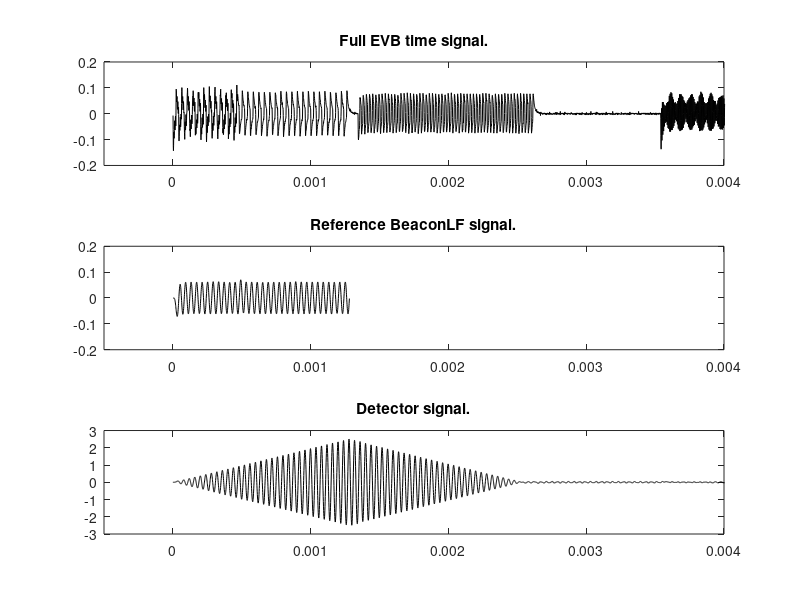
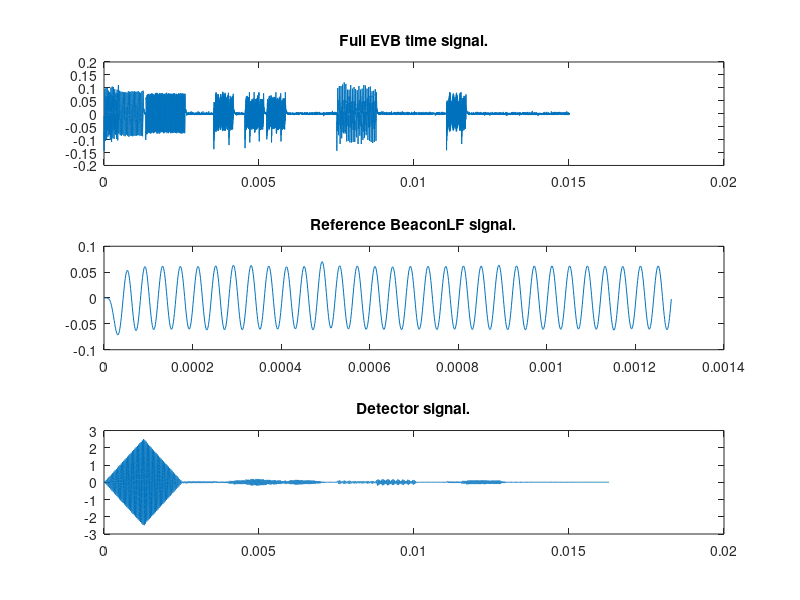

Write MATLAB code to recreate these figures, in order.
%mducng/SoC/D2/G2touch
%%%%%%%%%%%%%%%%%%%%%%%%%%%%%%%%%%%%%%%%%%%%%%%%%%%%%%%%%%%%%%%%%%%%%%%%%%%
clc;
clear;
close all;
%%%%%%%%%%%%%%%%%%%%%%%%%%%%%%%%%%%%%%%%%%%%%%%%%%%%%%%%%%%%%%%%%%%%%%%%%%%
% filter lowpass design
Fs                      = 1000000;                     % sampling frequency (Hz)
wc                      = 30000;                       % Cutoff frequency
n                       = 6;                           % filter order = 2*n = 12
w1                      = (2*wc)/Fs;
[b, a]                  = butter(n,w1);
%%%%%%%%%%%%%%%%%%%%%%%%%%%%%%%%%%%%%%%%%%%%%%%%%%%%%%%%%%%%%%%%%%%%%%%%%%%
% load txt file
load EVB1M.txt;
dataraw                 = EVB1M;
temp                    = size(dataraw);
length_full             = temp(1);
x_full_raw              = dataraw;
%%%%%%%%%%%%%%%%%%%%%%%%%%%%%%%%%%%%%%%%%%%%%%%%%%%%%%%%%%%%%%%%%%%%%%%%%%%
Fs                      = 10^6;  
dt                      = 1/Fs;
%%%%%%%%%%%%%%%%%%%%%%%%%%%%%%%%%%%%%%%%%%%%%%%%%%%%%%%%%%%%%%%%%%%%%%%%%%%
% Substract mean:
x_full                  = x_full_raw - mean(x_full_raw);
t_full                  = (1:1:length(x_full))*dt;
%%%%%%%%%%%%%%%%%%%%%%%%%%%%%%%%%%%%%%%%%%%%%%%%%%%%%%%%%%%%%%%%%%%%%%%%%%%
% load Beacon LF:
x_beaconLF_raw          = x_full(1:1:1281);
% Substract mean:
x_beaconLF              = x_beaconLF_raw - mean(x_beaconLF_raw);
x_beaconLF_lp           = filter(b,a,x_beaconLF);
t_beaconLF              = (1:1:length(x_beaconLF))*dt;
%%%%%%%%%%%%%%%%%%%%%%%%%%%%%%%%%%%%%%%%%%%%%%%%%%%%%%%%%%%%%%%%%%%%%%%%%%%
% Matched filter:
y_Corr                  = conv(x_full,x_beaconLF_lp);
size_Corr               = size(t_beaconLF)+size(t_full)-1;
t_Corr                  = (0:1:size_Corr(2)-1)*dt;
% plot full EVB time signal
figure(1);
subplot(3,1,1);
plot(t_full,x_full,'k');
axis([-0.5*10^(-3) 4*10^(-3) -0.2 0.2]);
title('Full EVB time signal.');
%figure(2);
subplot(3,1,2);
plot(t_beaconLF,x_beaconLF_lp,'k');
axis([-0.5*10^(-3) 4*10^(-3) -0.2 0.2]);
title('Reference BeaconLF signal.');
%figure(3);
subplot(3,1,3);
plot(t_Corr,y_Corr,'k');
axis([-0.5*10^(-3) 4*10^(-3) -3 3]);
title('Detector signal.');
% plot full EVB time signal
figure(2);
subplot(3,1,1);
plot(t_full,x_full);
%axis([-0.016 0.016 -0.15 0.15]);
title('Full EVB time signal.');
subplot(3,1,2);
plot(t_beaconLF,x_beaconLF_lp);
%axis([0 0.016 -0.15 0.15]);
title('Reference BeaconLF signal.');
subplot(3,1,3);
plot(t_Corr,y_Corr);
%axis([-0.016 0.004 -3 3]);
title('Detector signal.');
